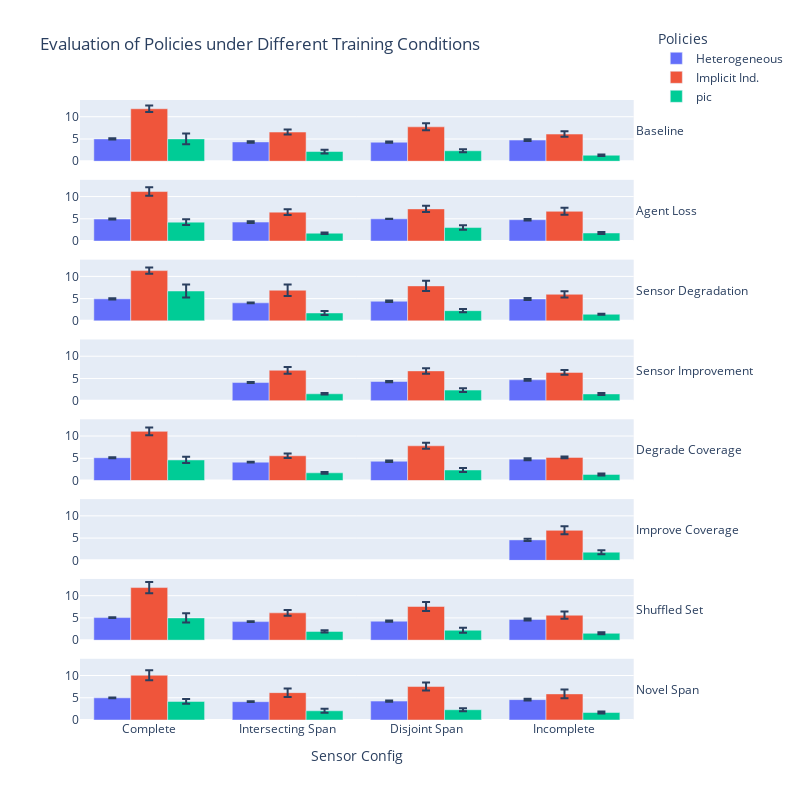

The code cell stored with this chart in its notebook:
### Code cell
## Bar Comparisons
fig = px.bar(
    summary,
    x="sensor_config",
    y="mean",
    color="policy_type",
    barmode="group",
    facet_row="eval_type",
    error_y="ci95",
    hover_data=["n","se"],
    title="Evaluation of Policies under Different Training Conditions"
)
fig.for_each_annotation(
    # Remove "sensor_conf=__"
    lambda a: a.update(text=(a.text.split("=")[-1]), textangle = 0)
)

fig.update_layout(
    legend=dict(
        x=1.02,   # just outside the plotting area
        y=1.12,
        xanchor="left",
        yanchor="top"
    ),
    xaxis_title = "Sensor Config",
    legend_title_text = "Policies",
    width=800, height=800,
)
fig.for_each_yaxis(lambda y: y.update(title=""))
# fig.write_image(f"eval_scale.png")
fig.show()

### Figure 1 — Plotly figure (JSON) as saved in the notebook; plotly's stock layout.template omitted (floating-point values rounded to 4 significant figures)
{"data": [{"alignmentgroup": "True", "customdata": [[15.0, 0.06825], [15.0, 0.08377], [15.0, 0.07399], [15.0, 0.1078]], "error_y": {"array": [0.1338, 0.1642, 0.145, 0.2112]}, "hovertemplate": "policy_type=Heterogeneous<br>eval_type=Baseline<br>sensor_config=%{x}<br>mean=%{y}<br>n=%{customdata[0]}<br>se=%{customdata[1]}<extra></extra>", "legendgroup": "Heterogeneous", "marker": {"color": "#636efa", "pattern": {"shape": ""}}, "name": "Heterogeneous", "offsetgroup": "Heterogeneous", "orientation": "v", "showlegend": true, "textposition": "auto", "type": "bar", "x": ["Complete", "Intersecting Span", "Disjoint Span", "Incomplete"], "xaxis": "x8", "y": [5.015, 4.342, 4.272, 4.752], "yaxis": "y8"}, {"alignmentgroup": "True", "customdata": [[15.0, 0.05598], [15.0, 0.09116], [15.0, 0.01137], [15.0, 0.08782]], "error_y": {"array": [0.1097, 0.1787, 0.02228, 0.1721]}, "hovertemplate": "policy_type=Heterogeneous<br>eval_type=Agent Loss<br>sensor_config=%{x}<br>mean=%{y}<br>n=%{customdata[0]}<br>se=%{customdata[1]}<extra></extra>", "legendgroup": "Heterogeneous", "marker": {"color": "#636efa", "pattern": {"shape": ""}}, "name": "Heterogeneous", "offsetgroup": "Heterogeneous", "orientation": "v", "showlegend": false, "textposition": "auto", "type": "bar", "x": ["Complete", "Intersecting Span", "Disjoint Span", "Incomplete"], "xaxis": "x7", "y": [4.942, 4.263, 4.993, 4.795], "yaxis": "y7"}, {"alignmentgroup": "True", "customdata": [[15.0, 0.07815], [15.0, 0.03578], [15.0, 0.09303], [15.0, 0.103]], "error_y": {"array": [0.1532, 0.07012, 0.1823, 0.202]}, "hovertemplate": "policy_type=Heterogeneous<br>eval_type=Sensor Degradation<br>sensor_config=%{x}<br>mean=%{y}<br>n=%{customdata[0]}<br>se=%{customdata[1]}<extra></extra>", "legendgroup": "Heterogeneous", "marker": {"color": "#636efa", "pattern": {"shape": ""}}, "name": "Heterogeneous", "offsetgroup": "Heterogeneous", "orientation": "v", "showlegend": false, "textposition": "auto", "type": "bar", "x": ["Complete", "Intersecting Span", "Disjoint Span", "Incomplete"], "xaxis": "x6", "y": [4.95, 4.053, 4.409, 4.914], "yaxis": "y6"}, {"alignmentgroup": "True", "customdata": [[15.0, 0.05158], [15.0, 0.07111], [15.0, 0.09981]], "error_y": {"array": [0.1011, 0.1394, 0.1956]}, "hovertemplate": "policy_type=Heterogeneous<br>eval_type=Sensor Improvement<br>sensor_config=%{x}<br>mean=%{y}<br>n=%{customdata[0]}<br>se=%{customdata[1]}<extra></extra>", "legendgroup": "Heterogeneous", "marker": {"color": "#636efa", "pattern": {"shape": ""}}, "name": "Heterogeneous", "offsetgroup": "Heterogeneous", "orientation": "v", "showlegend": false, "textposition": "auto", "type": "bar", "x": ["Intersecting Span", "Disjoint Span", "Incomplete"], "xaxis": "x5", "y": [4.083, 4.311, 4.7], "yaxis": "y5"}, {"alignmentgroup": "True", "customdata": [[15.0, 0.06305], [15.0, 0.05301], [15.0, 0.07626], [15.0, 0.117]], "error_y": {"array": [0.1236, 0.1039, 0.1495, 0.2293]}, "hovertemplate": "policy_type=Heterogeneous<br>eval_type=Degrade Coverage<br>sensor_config=%{x}<br>mean=%{y}<br>n=%{customdata[0]}<br>se=%{customdata[1]}<extra></extra>", "legendgroup": "Heterogeneous", "marker": {"color": "#636efa", "pattern": {"shape": ""}}, "name": "Heterogeneous", "offsetgroup": "Heterogeneous", "orientation": "v", "showlegend": false, "textposition": "auto", "type": "bar", "x": ["Complete", "Intersecting Span", "Disjoint Span", "Incomplete"], "xaxis": "x4", "y": [5.124, 4.129, 4.33, 4.792], "yaxis": "y4"}, {"alignmentgroup": "True", "customdata": [[15.0, 0.1201]], "error_y": {"array": [0.2354]}, "hovertemplate": "policy_type=Heterogeneous<br>eval_type=Improve Coverage<br>sensor_config=%{x}<br>mean=%{y}<br>n=%{customdata[0]}<br>se=%{customdata[1]}<extra></extra>", "legendgroup": "Heterogeneous", "marker": {"color": "#636efa", "pattern": {"shape": ""}}, "name": "Heterogeneous", "offsetgroup": "Heterogeneous", "orientation": "v", "showlegend": false, "textposition": "auto", "type": "bar", "x": ["Incomplete"], "xaxis": "x3", "y": [4.593], "yaxis": "y3"}, {"alignmentgroup": "True", "customdata": [[15.0, 0.04443], [15.0, 0.04287], [15.0, 0.06915], [15.0, 0.1103]], "error_y": {"array": [0.08708, 0.08402, 0.1355, 0.2161]}, "hovertemplate": "policy_type=Heterogeneous<br>eval_type=Shuffled Set<br>sensor_config=%{x}<br>mean=%{y}<br>n=%{customdata[0]}<br>se=%{customdata[1]}<extra></extra>", "legendgroup": "Heterogeneous", "marker": {"color": "#636efa", "pattern": {"shape": ""}}, "name": "Heterogeneous", "offsetgroup": "Heterogeneous", "orientation": "v", "showlegend": false, "textposition": "auto", "type": "bar", "x": ["Complete", "Intersecting Span", "Disjoint Span", "Incomplete"], "xaxis": "x2", "y": [5.074, 4.17, 4.263, 4.645], "yaxis": "y2"}, {"alignmentgroup": "True", "customdata": [[15.0, 0.03524], [15.0, 0.03564], [15.0, 0.07696], [15.0, 0.1064]], "error_y": {"array": [0.06907, 0.06986, 0.1508, 0.2085]}, "hovertemplate": "policy_type=Heterogeneous<br>eval_type=Novel Span<br>sensor_config=%{x}<br>mean=%{y}<br>n=%{customdata[0]}<br>se=%{customdata[1]}<extra></extra>", "legendgroup": "Heterogeneous", "marker": {"color": "#636efa", "pattern": {"shape": ""}}, "name": "Heterogeneous", "offsetgroup": "Heterogeneous", "orientation": "v", "showlegend": false, "textposition": "auto", "type": "bar", "x": ["Complete", "Intersecting Span", "Disjoint Span", "Incomplete"], "xaxis": "x", "y": [4.974, 4.118, 4.246, 4.577], "yaxis": "y"}, {"alignmentgroup": "True", "customdata": [[15.0, 0.3798], [15.0, 0.2947], [15.0, 0.4031], [15.0, 0.3209]], "error_y": {"array": [0.7445, 0.5776, 0.79, 0.629]}, "hovertemplate": "policy_type=Implicit Ind.<br>eval_type=Baseline<br>sensor_config=%{x}<br>mean=%{y}<br>n=%{customdata[0]}<br>se=%{customdata[1]}<extra></extra>", "legendgroup": "Implicit Ind.", "marker": {"color": "#EF553B", "pattern": {"shape": ""}}, "name": "Implicit Ind.", "offsetgroup": "Implicit Ind.", "orientation": "v", "showlegend": true, "textposition": "auto", "type": "bar", "x": ["Complete", "Intersecting Span", "Disjoint Span", "Incomplete"], "xaxis": "x8", "y": [11.79, 6.557, 7.728, 6.102], "yaxis": "y8"}, {"alignmentgroup": "True", "customdata": [[15.0, 0.4845], [15.0, 0.343], [15.0, 0.3649], [15.0, 0.3966]], "error_y": {"array": [0.9496, 0.6723, 0.7152, 0.7773]}, "hovertemplate": "policy_type=Implicit Ind.<br>eval_type=Agent Loss<br>sensor_config=%{x}<br>mean=%{y}<br>n=%{customdata[0]}<br>se=%{customdata[1]}<extra></extra>", "legendgroup": "Implicit Ind.", "marker": {"color": "#EF553B", "pattern": {"shape": ""}}, "name": "Implicit Ind.", "offsetgroup": "Implicit Ind.", "orientation": "v", "showlegend": false, "textposition": "auto", "type": "bar", "x": ["Complete", "Intersecting Span", "Disjoint Span", "Incomplete"], "xaxis": "x7", "y": [11.12, 6.5, 7.232, 6.683], "yaxis": "y7"}, {"alignmentgroup": "True", "customdata": [[15.0, 0.3711], [15.0, 0.6589], [15.0, 0.5968], [15.0, 0.3595]], "error_y": {"array": [0.7274, 1.292, 1.17, 0.7046]}, "hovertemplate": "policy_type=Implicit Ind.<br>eval_type=Sensor Degradation<br>sensor_config=%{x}<br>mean=%{y}<br>n=%{customdata[0]}<br>se=%{customdata[1]}<extra></extra>", "legendgroup": "Implicit Ind.", "marker": {"color": "#EF553B", "pattern": {"shape": ""}}, "name": "Implicit Ind.", "offsetgroup": "Implicit Ind.", "orientation": "v", "showlegend": false, "textposition": "auto", "type": "bar", "x": ["Complete", "Intersecting Span", "Disjoint Span", "Incomplete"], "xaxis": "x6", "y": [11.29, 6.89, 7.865, 5.98], "yaxis": "y6"}, {"alignmentgroup": "True", "customdata": [[15.0, 0.3877], [15.0, 0.3166], [15.0, 0.2703]], "error_y": {"array": [0.7599, 0.6205, 0.5298]}, "hovertemplate": "policy_type=Implicit Ind.<br>eval_type=Sensor Improvement<br>sensor_config=%{x}<br>mean=%{y}<br>n=%{customdata[0]}<br>se=%{customdata[1]}<extra></extra>", "legendgroup": "Implicit Ind.", "marker": {"color": "#EF553B", "pattern": {"shape": ""}}, "name": "Implicit Ind.", "offsetgroup": "Implicit Ind.", "orientation": "v", "showlegend": false, "textposition": "auto", "type": "bar", "x": ["Intersecting Span", "Disjoint Span", "Incomplete"], "xaxis": "x5", "y": [6.837, 6.7, 6.363], "yaxis": "y5"}, {"alignmentgroup": "True", "customdata": [[15.0, 0.4374], [15.0, 0.2531], [15.0, 0.3512], [15.0, 0.1014]], "error_y": {"array": [0.8573, 0.4961, 0.6884, 0.1987]}, "hovertemplate": "policy_type=Implicit Ind.<br>eval_type=Degrade Coverage<br>sensor_config=%{x}<br>mean=%{y}<br>n=%{customdata[0]}<br>se=%{customdata[1]}<extra></extra>", "legendgroup": "Implicit Ind.", "marker": {"color": "#EF553B", "pattern": {"shape": ""}}, "name": "Implicit Ind.", "offsetgroup": "Implicit Ind.", "orientation": "v", "showlegend": false, "textposition": "auto", "type": "bar", "x": ["Complete", "Intersecting Span", "Disjoint Span", "Incomplete"], "xaxis": "x4", "y": [11.05, 5.563, 7.802, 5.198], "yaxis": "y4"}, {"alignmentgroup": "True", "customdata": [[15.0, 0.4584]], "error_y": {"array": [0.8984]}, "hovertemplate": "policy_type=Implicit Ind.<br>eval_type=Improve Coverage<br>sensor_config=%{x}<br>mean=%{y}<br>n=%{customdata[0]}<br>se=%{customdata[1]}<extra></extra>", "legendgroup": "Implicit Ind.", "marker": {"color": "#EF553B", "pattern": {"shape": ""}}, "name": "Implicit Ind.", "offsetgroup": "Implicit Ind.", "orientation": "v", "showlegend": false, "textposition": "auto", "type": "bar", "x": ["Incomplete"], "xaxis": "x3", "y": [6.74], "yaxis": "y3"}, {"alignmentgroup": "True", "customdata": [[15.0, 0.6377], [15.0, 0.3195], [15.0, 0.5283], [15.0, 0.4187]], "error_y": {"array": [1.25, 0.6261, 1.035, 0.8206]}, "hovertemplate": "policy_type=Implicit Ind.<br>eval_type=Shuffled Set<br>sensor_config=%{x}<br>mean=%{y}<br>n=%{customdata[0]}<br>se=%{customdata[1]}<extra></extra>", "legendgroup": "Implicit Ind.", "marker": {"color": "#EF553B", "pattern": {"shape": ""}}, "name": "Implicit Ind.", "offsetgroup": "Implicit Ind.", "orientation": "v", "showlegend": false, "textposition": "auto", "type": "bar", "x": ["Complete", "Intersecting Span", "Disjoint Span", "Incomplete"], "xaxis": "x2", "y": [11.82, 6.142, 7.57, 5.61], "yaxis": "y2"}, {"alignmentgroup": "True", "customdata": [[15.0, 0.5637], [15.0, 0.4867], [15.0, 0.4655], [15.0, 0.5037]], "error_y": {"array": [1.105, 0.9539, 0.9124, 0.9873]}, "hovertemplate": "policy_type=Implicit Ind.<br>eval_type=Novel Span<br>sensor_config=%{x}<br>mean=%{y}<br>n=%{customdata[0]}<br>se=%{customdata[1]}<extra></extra>", "legendgroup": "Implicit Ind.", "marker": {"color": "#EF553B", "pattern": {"shape": ""}}, "name": "Implicit Ind.", "offsetgroup": "Implicit Ind.", "orientation": "v", "showlegend": false, "textposition": "auto", "type": "bar", "x": ["Complete", "Intersecting Span", "Disjoint Span", "Incomplete"], "xaxis": "x", "y": [10.07, 6.152, 7.52, 5.865], "yaxis": "y"}, {"alignmentgroup": "True", "customdata": [[15.0, 0.6138], [15.0, 0.2125], [15.0, 0.182], [15.0, 0.08013]], "error_y": {"array": [1.203, 0.4166, 0.3568, 0.1571]}, "hovertemplate": "policy_type=pic<br>eval_type=Baseline<br>sensor_config=%{x}<br>mean=%{y}<br>n=%{customdata[0]}<br>se=%{customdata[1]}<extra></extra>", "legendgroup": "pic", "marker": {"color": "#00cc96", "pattern": {"shape": ""}}, "name": "pic", "offsetgroup": "pic", "orientation": "v", "showlegend": true, "textposition": "auto", "type": "bar", "x": ["Complete", "Intersecting Span", "Disjoint Span", "Incomplete"], "xaxis": "x8", "y": [5.022, 2.18, 2.347, 1.348], "yaxis": "y8"}, {"alignmentgroup": "True", "customdata": [[15.0, 0.32], [15.0, 0.08838], [15.0, 0.2498], [15.0, 0.1165]], "error_y": {"array": [0.6273, 0.1732, 0.4896, 0.2283]}, "hovertemplate": "policy_type=pic<br>eval_type=Agent Loss<br>sensor_config=%{x}<br>mean=%{y}<br>n=%{customdata[0]}<br>se=%{customdata[1]}<extra></extra>", "legendgroup": "pic", "marker": {"color": "#00cc96", "pattern": {"shape": ""}}, "name": "pic", "offsetgroup": "pic", "orientation": "v", "showlegend": false, "textposition": "auto", "type": "bar", "x": ["Complete", "Intersecting Span", "Disjoint Span", "Incomplete"], "xaxis": "x7", "y": [4.25, 1.768, 3.038, 1.812], "yaxis": "y7"}, {"alignmentgroup": "True", "customdata": [[15.0, 0.7346], [15.0, 0.2174], [15.0, 0.1861], [15.0, 0.05921]], "error_y": {"array": [1.44, 0.426, 0.3647, 0.1161]}, "hovertemplate": "policy_type=pic<br>eval_type=Sensor Degradation<br>sensor_config=%{x}<br>mean=%{y}<br>n=%{customdata[0]}<br>se=%{customdata[1]}<extra></extra>", "legendgroup": "pic", "marker": {"color": "#00cc96", "pattern": {"shape": ""}}, "name": "pic", "offsetgroup": "pic", "orientation": "v", "showlegend": false, "textposition": "auto", "type": "bar", "x": ["Complete", "Intersecting Span", "Disjoint Span", "Incomplete"], "xaxis": "x6", "y": [6.713, 1.773, 2.297, 1.489], "yaxis": "y6"}, {"alignmentgroup": "True", "customdata": [[15.0, 0.07883], [15.0, 0.2147], [15.0, 0.1103]], "error_y": {"array": [0.1545, 0.4208, 0.2163]}, "hovertemplate": "policy_type=pic<br>eval_type=Sensor Improvement<br>sensor_config=%{x}<br>mean=%{y}<br>n=%{customdata[0]}<br>se=%{customdata[1]}<extra></extra>", "legendgroup": "pic", "marker": {"color": "#00cc96", "pattern": {"shape": ""}}, "name": "pic", "offsetgroup": "pic", "orientation": "v", "showlegend": false, "textposition": "auto", "type": "bar", "x": ["Intersecting Span", "Disjoint Span", "Incomplete"], "xaxis": "x5", "y": [1.554, 2.381, 1.523], "yaxis": "y5"}, {"alignmentgroup": "True", "customdata": [[15.0, 0.3626], [15.0, 0.09869], [15.0, 0.2211], [15.0, 0.1146]], "error_y": {"array": [0.7106, 0.1934, 0.4334, 0.2247]}, "hovertemplate": "policy_type=pic<br>eval_type=Degrade Coverage<br>sensor_config=%{x}<br>mean=%{y}<br>n=%{customdata[0]}<br>se=%{customdata[1]}<extra></extra>", "legendgroup": "pic", "marker": {"color": "#00cc96", "pattern": {"shape": ""}}, "name": "pic", "offsetgroup": "pic", "orientation": "v", "showlegend": false, "textposition": "auto", "type": "bar", "x": ["Complete", "Intersecting Span", "Disjoint Span", "Incomplete"], "xaxis": "x4", "y": [4.622, 1.733, 2.374, 1.376], "yaxis": "y4"}, {"alignmentgroup": "True", "customdata": [[15.0, 0.2264]], "error_y": {"array": [0.4437]}, "hovertemplate": "policy_type=pic<br>eval_type=Improve Coverage<br>sensor_config=%{x}<br>mean=%{y}<br>n=%{customdata[0]}<br>se=%{customdata[1]}<extra></extra>", "legendgroup": "pic", "marker": {"color": "#00cc96", "pattern": {"shape": ""}}, "name": "pic", "offsetgroup": "pic", "orientation": "v", "showlegend": false, "textposition": "auto", "type": "bar", "x": ["Incomplete"], "xaxis": "x3", "y": [1.84], "yaxis": "y3"}, {"alignmentgroup": "True", "customdata": [[15.0, 0.5223], [15.0, 0.1225], [15.0, 0.2785], [15.0, 0.1143]], "error_y": {"array": [1.024, 0.2401, 0.5459, 0.224]}, "hovertemplate": "policy_type=pic<br>eval_type=Shuffled Set<br>sensor_config=%{x}<br>mean=%{y}<br>n=%{customdata[0]}<br>se=%{customdata[1]}<extra></extra>", "legendgroup": "pic", "marker": {"color": "#00cc96", "pattern": {"shape": ""}}, "name": "pic", "offsetgroup": "pic", "orientation": "v", "showlegend": false, "textposition": "auto", "type": "bar", "x": ["Complete", "Intersecting Span", "Disjoint Span", "Incomplete"], "xaxis": "x2", "y": [5.004, 1.972, 2.239, 1.545], "yaxis": "y2"}, {"alignmentgroup": "True", "customdata": [[15.0, 0.2707], [15.0, 0.2252], [15.0, 0.1631], [15.0, 0.1175]], "error_y": {"array": [0.5306, 0.4414, 0.3197, 0.2303]}, "hovertemplate": "policy_type=pic<br>eval_type=Novel Span<br>sensor_config=%{x}<br>mean=%{y}<br>n=%{customdata[0]}<br>se=%{customdata[1]}<extra></extra>", "legendgroup": "pic", "marker": {"color": "#00cc96", "pattern": {"shape": ""}}, "name": "pic", "offsetgroup": "pic", "orientation": "v", "showlegend": false, "textposition": "auto", "type": "bar", "x": ["Complete", "Intersecting Span", "Disjoint Span", "Incomplete"], "xaxis": "x", "y": [4.174, 2.07, 2.305, 1.681], "yaxis": "y"}], "layout": {"annotations": [{"font": {}, "showarrow": false, "text": "Novel Span", "textangle": 0, "x": 0.98, "xanchor": "left", "xref": "paper", "y": 0.04938, "yanchor": "middle", "yref": "paper"}, {"font": {}, "showarrow": false, "text": "Shuffled Set", "textangle": 0, "x": 0.98, "xanchor": "left", "xref": "paper", "y": 0.1781, "yanchor": "middle", "yref": "paper"}, {"font": {}, "showarrow": false, "text": "Improve Coverage", "textangle": 0, "x": 0.98, "xanchor": "left", "xref": "paper", "y": 0.3069, "yanchor": "middle", "yref": "paper"}, {"font": {}, "showarrow": false, "text": "Degrade Coverage", "textangle": 0, "x": 0.98, "xanchor": "left", "xref": "paper", "y": 0.4356, "yanchor": "middle", "yref": "paper"}, {"font": {}, "showarrow": false, "text": "Sensor Improvement", "textangle": 0, "x": 0.98, "xanchor": "left", "xref": "paper", "y": 0.5644, "yanchor": "middle", "yref": "paper"}, {"font": {}, "showarrow": false, "text": "Sensor Degradation", "textangle": 0, "x": 0.98, "xanchor": "left", "xref": "paper", "y": 0.6931, "yanchor": "middle", "yref": "paper"}, {"font": {}, "showarrow": false, "text": "Agent Loss", "textangle": 0, "x": 0.98, "xanchor": "left", "xref": "paper", "y": 0.8219, "yanchor": "middle", "yref": "paper"}, {"font": {}, "showarrow": false, "text": "Baseline", "textangle": 0, "x": 0.98, "xanchor": "left", "xref": "paper", "y": 0.9506, "yanchor": "middle", "yref": "paper"}], "barmode": "group", "height": 800, "legend": {"title": {"text": "Policies"}, "tracegroupgap": 0, "x": 1.02, "xanchor": "left", "y": 1.12, "yanchor": "top"}, "title": {"text": "Evaluation of Policies under Different Training Conditions"}, "width": 800, "xaxis": {"anchor": "y", "domain": [0, 0.98], "title": {"text": "Sensor Config"}}, "xaxis2": {"anchor": "y2", "domain": [0, 0.98], "matches": "x", "showticklabels": false}, "xaxis3": {"anchor": "y3", "domain": [0, 0.98], "matches": "x", "showticklabels": false}, "xaxis4": {"anchor": "y4", "domain": [0, 0.98], "matches": "x", "showticklabels": false}, "xaxis5": {"anchor": "y5", "domain": [0, 0.98], "matches": "x", "showticklabels": false}, "xaxis6": {"anchor": "y6", "domain": [0, 0.98], "matches": "x", "showticklabels": false}, "xaxis7": {"anchor": "y7", "domain": [0, 0.98], "matches": "x", "showticklabels": false}, "xaxis8": {"anchor": "y8", "domain": [0, 0.98], "matches": "x", "showticklabels": false}, "yaxis": {"anchor": "x", "domain": [0, 0.09875], "title": {"text": ""}}, "yaxis2": {"anchor": "x2", "domain": [0.1288, 0.2275], "matches": "y", "title": {"text": ""}}, "yaxis3": {"anchor": "x3", "domain": [0.2575, 0.3563], "matches": "y", "title": {"text": ""}}, "yaxis4": {"anchor": "x4", "domain": [0.3862, 0.485], "matches": "y", "title": {"text": ""}}, "yaxis5": {"anchor": "x5", "domain": [0.515, 0.6138], "matches": "y", "title": {"text": ""}}, "yaxis6": {"anchor": "x6", "domain": [0.6438, 0.7425], "matches": "y", "title": {"text": ""}}, "yaxis7": {"anchor": "x7", "domain": [0.7725, 0.8712], "matches": "y", "title": {"text": ""}}, "yaxis8": {"anchor": "x8", "domain": [0.9012, 1], "matches": "y", "title": {"text": ""}}}}
